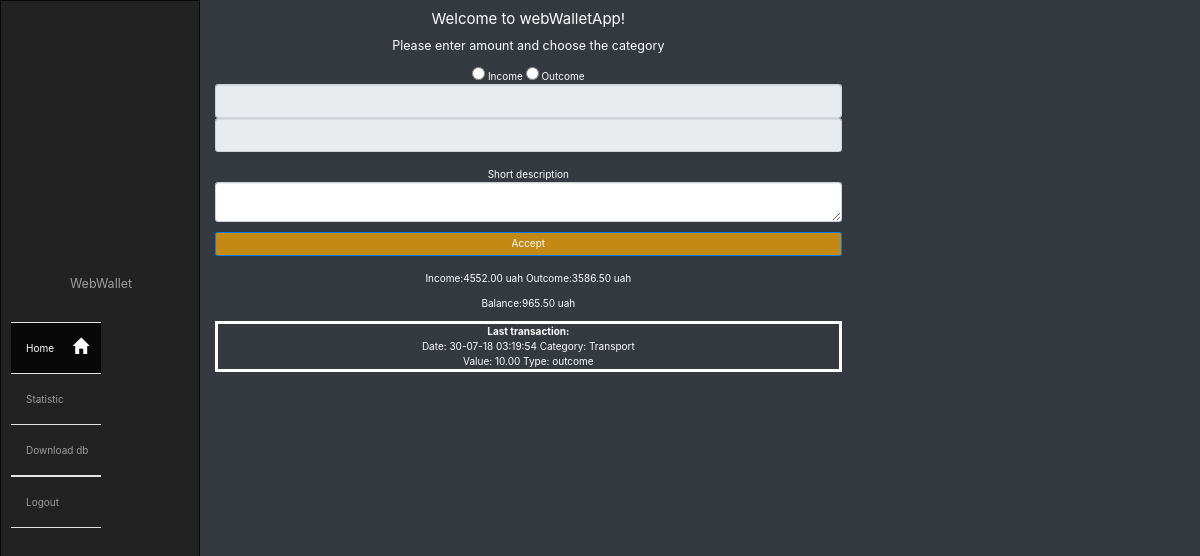
Before: / (signed in) with the older database file.
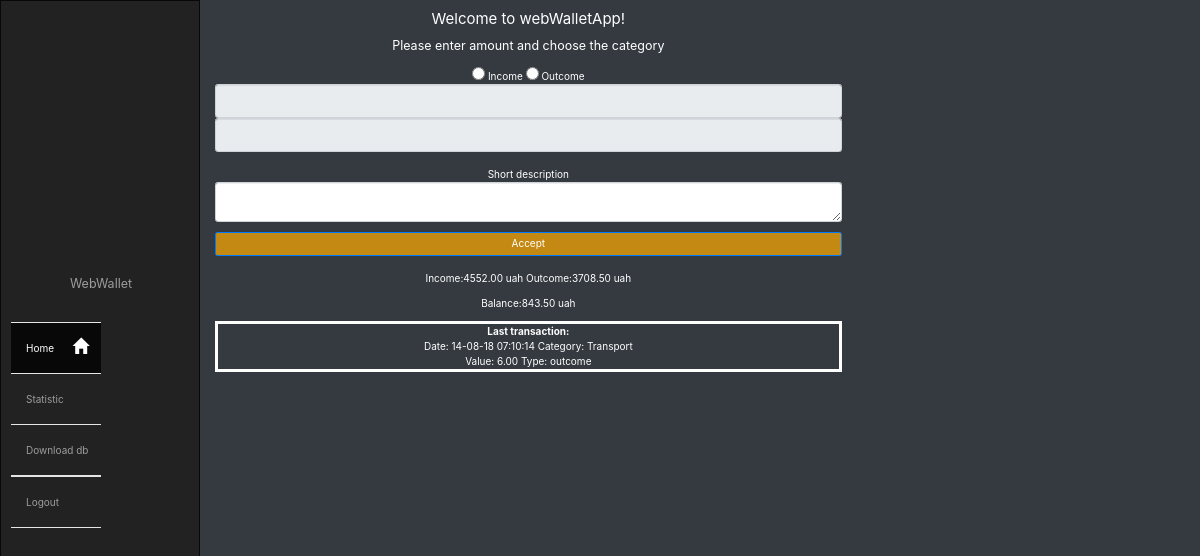
After: the same page with the newer database file.
### app.py (models this page shows, shortened)
class Spend(db.Model):
    id = db.Column(db.Integer, primary_key=True)
    account = db.Column(db.String(25), default='Primary')
    category = db.Column(db.String(25))
    value = db.Column(db.Float(asdecimal=True), default=0)
    type = db.Column(db.String(10))
    short_description = db.Column(db.String(80), default=None)
    made_by = db.Column(db.String(10))
    day_time = db.Column(db.DateTime, nullable=False, default=datetime.now)

### app.py (the view)
@app.route('/', methods=['GET', 'POST'])
@login_required
def index():
    try:
        last_transaction = Spend.query.all()[-1]
    except IndexError:
        last_transaction = 0
    outcome_sum = db.session.query(func.sum(Spend.value)).filter(Spend.type == 'outcome').first()[0] or 0
    income_sum = db.session.query(func.sum(Spend.value)).filter(Spend.type == 'income').first()[0] or 0
    balance = income_sum - outcome_sum
    return render_template('index.html', balance=balance, income_sum=income_sum,
                           last_transaction=last_transaction,
                           outcome_sum=outcome_sum,)

### app.py (called while the page is built)
@login.user_loader
def load_user(id):
    return AppUser.query.get(int(id))

### templates/index.html (shortened to what this page needs)
{% extends 'base.html' %}
{% block content %}
<div class="container-fluid" id="main-cont">
    <div class="row">
        <div class=" col-xs-12 col-md-8">
            <h1 class="h4 mb-3 font-weight-normal">Welcome to webWalletApp!</h1>
            <h3 class="h5 mb-3 font-weight-normal">Please enter amount and choose the category</h3>
            <div class="form-signin">
                <form method="post" id='add-spend'>
                    <fieldset>
                        <input id="income"  class="radio-check" name="tr" type="radio" value="income"> Income
                        <input id="outcome" class="radio-check" name="tr" type="radio" value="outcome"> Outcome
                    </fieldset>
                    <input id="cat" list="cat-list" autocomplete="off" class="form-control" type="text" disabled>
                    <input id='val' class="form-control" type="number" disabled><br>
                    <p>
                        Short description<br>
                        <textarea name="message" class="form-control" id="msg" rows="2"></textarea>
                    </p>
                    <button type="submit" id="sbm-btn" class="btn btn-primary btn-block">Accept</button>
                 </form>
            </div>
            <br>
            <div id="bal">
                <p id="w-income">
                    Income:{{ "%.2f"|format(income_sum) }} uah Outcome:{{ "%.2f"|format(outcome_sum) }} uah
                </p>
                {% if balance %}
                <p id="w-balance">
                    Balance:{{ "%.2f"|format(balance) }} uah
                </p>
                {% endif %}
                {% if last_transaction %}
                <div id="last_tr">
                    <b>Last transaction:</b><br>
                    Date: {{ last_transaction.day_time.strftime("%d-%m-%y %H:%M:%S")}}
                    Category: {{ last_transaction.category }}<br>
                    Value: {{ "%.2f"|format(last_transaction.value) }}
                    Type: {{ last_transaction.type }}
                </div>
                {% endif %}
            </div>
        </div>
    </div>
</div>
{% endblock %}

### templates/base.html (shortened to what this page needs)
<!DOCTYPE html>
<html lang="en">
<head>
<link href="//netdna.bootstrapcdn.com/bootstrap/3.2.0/css/bootstrap.min.css" rel="stylesheet" id="bootstrap-css">
<link rel="stylesheet" href="https://maxcdn.bootstrapcdn.com/bootstrap/4.0.0/css/bootstrap.min.css">
<link rel="stylesheet" href="{{url_for('static', filename='style.css')}}">
</head>
<body>
{% include 'navbar.html' %}
<div id="content">
{% block content %} {% endblock %}
</div>
</body>
</html>

### templates/navbar.html (shortened to what this page needs)
<nav class="navbar navbar-inverse sidebar" role="navigation">
    <div class="container-fluid">
		<div class="navbar-header">
			<a class="navbar-brand" href="#">WebWallet</a>
		</div>
		<div class="collapse navbar-collapse" id="bs-sidebar-navbar-collapse-1">
			<ul class="nav navbar-nav">
				<li class="active"><a href="#">Home<span style="font-size:16px;" class="pull-right hidden-xs showopacity glyphicon glyphicon-home"></span></a></li>
				<li><a href="/stat">Statistic</a></li>
                <li><a href="/dwld/test.db">Download db</a></li>
                <li class="divider"></li>
                <li><a href="/logout">Logout</a></li>
			</ul>
		</div>
	</div>
</nav>

### static/style.css (style rules this page uses)
body, html { background-color: #343a40; color: white; }
#sbm-btn { text-align: center; }
#main-cont { text-align: center; position: relative; }
#last_tr { border-style: solid; border-color: white; }
#sbm-btn, #sbm-btn-login { background: rgba(255, 169, 0, 0.71); }
body,html { height: 100%; }
nav.sidebar.navbar { border-radius: 0px; }
nav.sidebar, .main { -webkit-transition: margin 200ms ease-out; -moz-transition: margin 200ms ease-out; -o-transition: margin 200ms ease-out; transition: margin 200ms ease-out; }
@media (min-width: 768px) { nav.sidebar.navbar.sidebar>.container .navbar-brand, .navbar>.container-fluid .navbar-brand { margin-left: 0px; } }
@media (min-width: 768px) { nav.sidebar .navbar-brand, nav.sidebar .navbar-header { text-align: center; width: 100%; margin-left: 0px; } }
@media (min-width: 768px) { nav.sidebar a { padding-right: 13px; } }
@media (min-width: 768px) { nav.sidebar .navbar-nav > li:first-child { border-top: 1px #e5e5e5 solid; } }
@media (min-width: 768px) { nav.sidebar .navbar-nav > li { border-bottom: 1px #e5e5e5 solid; } }
@media (min-width: 768px) { nav.sidebar .navbar-collapse, nav.sidebar .container-fluid { padding: 0 0px 0 0px; } }
@media (min-width: 768px) { nav.sidebar { width: 200px; height: 100%; margin-left: -160px; float: left; z-index: 8000; margin-bottom: 0px; } }
@media (min-width: 768px) { nav.sidebar li { width: 100%; } }

Changed rows visible on the page:
no longer on this page (row unchanged): Spend: day_time "30-07-18 03:19:54", category "Transport", value "10.00", type "outcome"
added Spend: day_time "14-08-18 07:10:14", category "Transport", value "6.00", type "outcome"
Other visible differences:
{{ "%.2f"|format(outcome_sum) }}: "3586.50" → "3708.50"
{{ "%.2f"|format(balance) }}: "965.50" → "843.50"
